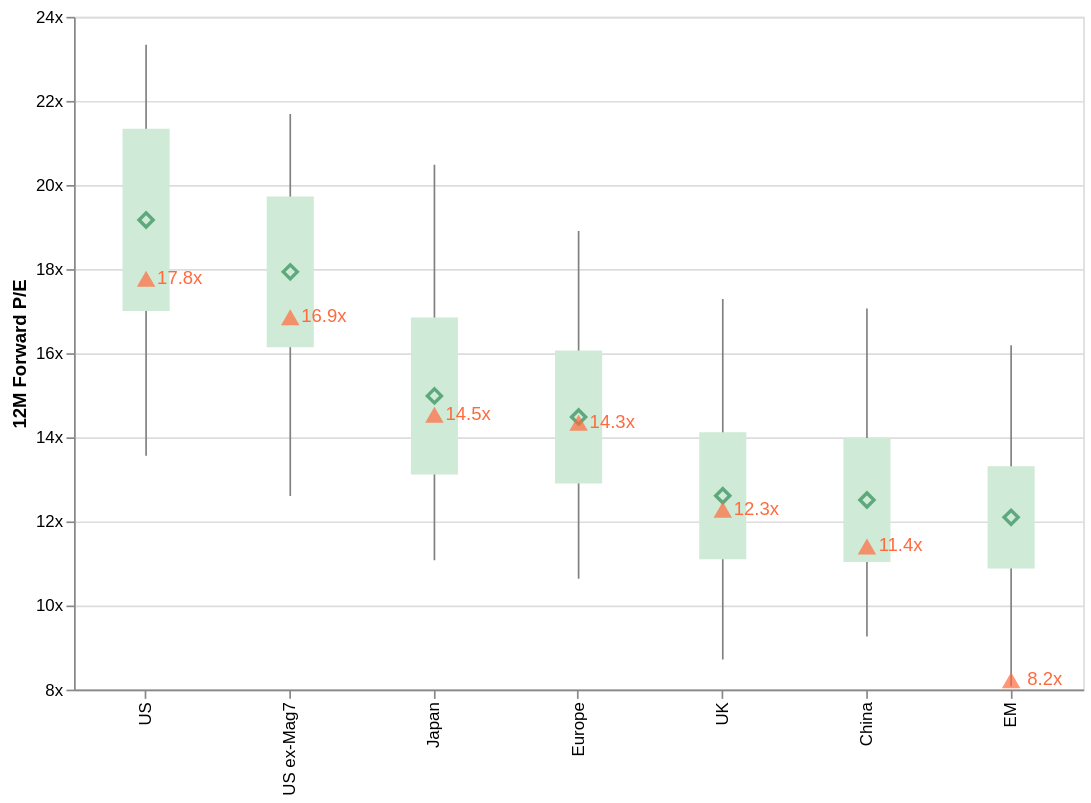

Source (notebook cell):
### Markdown cell above
# Regional PE Valuation
© 2026 Jim Domeij

This calculates 10-year P/E valuation statistics (average, standard deviation, minimum and maximum) for major equity regions. Current levels are compared to these statistics to assess the relative expansiveness vs history and other regions.

The BQL query builds a shared 10-year date range, defines a reusable forward P/E series, and computes `#avg`, `#std`, `#min`, `#max`, plus the latest value `#last` for each index in the universe. BQL returns a Polars DataFrame with `ID` and those five fields, which are renamed for plotting.

The chart visualizes each region’s distribution using a box for average ±1 standard deviation, whiskers for min/max, a diamond for the average, and a triangle for the latest value.

### Code cell
import json
from pathlib import Path

import altair as alt

alt.renderers.set_embed_options(actions=False)
chart_file = Path("docs/examples/macro") / "pe-valuations-hero.json"
with open(chart_file) as f:
    spec = json.load(f)
alt.Chart.from_dict(spec)

### Figure 1 — Vega-Lite specification as saved in the notebook (floating-point values rounded to 4 significant figures)
{"config": {"view": {"continuousWidth": 300, "continuousHeight": 300}}, "layer": [{"mark": {"type": "rule", "color": "grey"}, "encoding": {"tooltip": [{"field": "ID", "type": "nominal"}, {"field": "avg", "format": ".1f", "title": "Avg", "type": "quantitative"}, {"field": "std", "format": ".1f", "title": "Std", "type": "quantitative"}, {"field": "min", "format": ".1f", "title": "Min", "type": "quantitative"}, {"field": "max", "format": ".1f", "title": "Max", "type": "quantitative"}, {"field": "last", "format": ".1f", "title": "Last", "type": "quantitative"}], "x": {"field": "ID", "sort": {"field": "last", "order": "descending"}, "title": "", "type": "nominal"}, "y": {"field": "min", "type": "quantitative"}, "y2": {"field": "max"}}, "transform": [{"calculate": "format(datum.last, '.1f') + 'x'", "as": "last_label"}]}, {"mark": {"type": "bar", "color": "#cfead6", "size": 28}, "encoding": {"tooltip": [{"field": "ID", "type": "nominal"}, {"field": "avg", "format": ".1f", "title": "Avg", "type": "quantitative"}, {"field": "std", "format": ".1f", "title": "Std", "type": "quantitative"}, {"field": "min", "format": ".1f", "title": "Min", "type": "quantitative"}, {"field": "max", "format": ".1f", "title": "Max", "type": "quantitative"}, {"field": "last", "format": ".1f", "title": "Last", "type": "quantitative"}], "x": {"field": "ID", "sort": {"field": "last", "order": "descending"}, "title": "", "type": "nominal"}, "y": {"axis": {"labelExpr": "datum.value + 'x'"}, "field": "box_low", "scale": {"zero": false}, "title": "12M Forward P/E", "type": "quantitative"}, "y2": {"field": "box_high"}}, "transform": [{"calculate": "format(datum.last, '.1f') + 'x'", "as": "last_label"}]}, {"mark": {"type": "point", "color": "#2e8b57", "shape": "diamond", "size": 70}, "encoding": {"tooltip": [{"field": "ID", "type": "nominal"}, {"field": "avg", "format": ".1f", "title": "Avg", "type": "quantitative"}, {"field": "std", "format": ".1f", "title": "Std", "type": "quantitative"}, {"field": "min", "format": ".1f", "title": "Min", "type": "quantitative"}, {"field": "max", "format": ".1f", "title": "Max", "type": "quantitative"}, {"field": "last", "format": ".1f", "title": "Last", "type": "quantitative"}], "x": {"field": "ID", "sort": {"field": "last", "order": "descending"}, "title": "", "type": "nominal"}, "y": {"field": "avg", "type": "quantitative"}}, "transform": [{"calculate": "format(datum.last, '.1f') + 'x'", "as": "last_label"}]}, {"mark": {"type": "point", "color": "#ff6a3d", "filled": true, "shape": "triangle-up", "size": 120}, "encoding": {"tooltip": [{"field": "ID", "type": "nominal"}, {"field": "avg", "format": ".1f", "title": "Avg", "type": "quantitative"}, {"field": "std", "format": ".1f", "title": "Std", "type": "quantitative"}, {"field": "min", "format": ".1f", "title": "Min", "type": "quantitative"}, {"field": "max", "format": ".1f", "title": "Max", "type": "quantitative"}, {"field": "last", "format": ".1f", "title": "Last", "type": "quantitative"}], "x": {"field": "ID", "sort": {"field": "last", "order": "descending"}, "title": "", "type": "nominal"}, "y": {"field": "last", "type": "quantitative"}}, "transform": [{"calculate": "format(datum.last, '.1f') + 'x'", "as": "last_label"}]}, {"mark": {"type": "text", "color": "#ff6a3d", "dx": 20}, "encoding": {"text": {"field": "last_label", "type": "nominal"}, "tooltip": [{"field": "ID", "type": "nominal"}, {"field": "avg", "format": ".1f", "title": "Avg", "type": "quantitative"}, {"field": "std", "format": ".1f", "title": "Std", "type": "quantitative"}, {"field": "min", "format": ".1f", "title": "Min", "type": "quantitative"}, {"field": "max", "format": ".1f", "title": "Max", "type": "quantitative"}, {"field": "last", "format": ".1f", "title": "Last", "type": "quantitative"}], "x": {"field": "ID", "sort": {"field": "last", "order": "descending"}, "title": "", "type": "nominal"}, "y": {"field": "last", "type": "quantitative"}}, "transform": [{"calculate": "format(datum.last, '.1f') + 'x'", "as": "last_label"}]}], "data": {"name": "data-1ab53fbea906838d7e832962b07b9609"}, "datasets": {"data-1ab53fbea906838d7e832962b07b9609": [{"ID": "US", "avg": 19.17, "std": 2.167, "min": 13.56, "max": 23.33, "last": 17.77, "box_low": 17.0, "box_high": 21.34}, {"ID": "US ex-Mag7", "avg": 17.94, "std": 1.792, "min": 12.6, "max": 21.69, "last": 16.86, "box_low": 16.14, "box_high": 19.73}, {"ID": "Europe", "avg": 14.48, "std": 1.58, "min": 10.64, "max": 18.91, "last": 14.35, "box_low": 12.9, "box_high": 16.06}, {"ID": "Japan", "avg": 14.98, "std": 1.866, "min": 11.08, "max": 20.48, "last": 14.54, "box_low": 13.12, "box_high": 16.85}, {"ID": "UK", "avg": 12.61, "std": 1.509, "min": 8.713, "max": 17.29, "last": 12.28, "box_low": 11.1, "box_high": 14.12}, {"ID": "EM", "avg": 12.1, "std": 1.215, "min": 8.082, "max": 16.19, "last": 8.223, "box_low": 10.88, "box_high": 13.31}, {"ID": "China", "avg": 12.51, "std": 1.475, "min": 9.26, "max": 17.06, "last": 11.41, "box_low": 11.03, "box_high": 13.98}]}, "height": 400, "width": 600, "$schema": "https://vega.github.io/schema/vega-lite/v6.4.1.json"}
